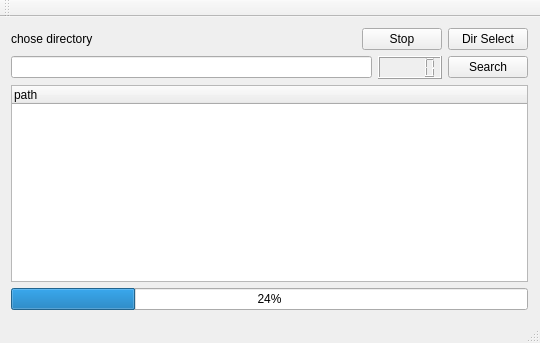
<?xml version="1.0" encoding="UTF-8"?>
<ui version="4.0">
 <class>MainWindow</class>
 <widget class="QMainWindow" name="MainWindow">
  <property name="geometry">
   <rect>
    <x>0</x>
    <y>0</y>
    <width>540</width>
    <height>343</height>
   </rect>
  </property>
  <property name="windowTitle">
   <string>MainWindow</string>
  </property>
  <widget class="QWidget" name="centralWidget">
   <layout class="QVBoxLayout" name="verticalLayout">
    <property name="sizeConstraint">
     <enum>QLayout::SetDefaultConstraint</enum>
    </property>
    <property name="rightMargin">
     <number>12</number>
    </property>
    <item>
     <layout class="QHBoxLayout" name="horizontalLayout_2">
      <item>
       <widget class="QLabel" name="label">
        <property name="text">
         <string>chose directory</string>
        </property>
       </widget>
      </item>
      <item>
       <widget class="QPushButton" name="IndexStop">
        <property name="sizePolicy">
         <sizepolicy hsizetype="Fixed" vsizetype="Fixed">
          <horstretch>0</horstretch>
          <verstretch>0</verstretch>
         </sizepolicy>
        </property>
        <property name="text">
         <string>Stop</string>
        </property>
       </widget>
      </item>
      <item>
       <widget class="QPushButton" name="SelectDirectory">
        <property name="sizePolicy">
         <sizepolicy hsizetype="Fixed" vsizetype="Fixed">
          <horstretch>0</horstretch>
          <verstretch>0</verstretch>
         </sizepolicy>
        </property>
        <property name="text">
         <string>Dir Select</string>
        </property>
       </widget>
      </item>
     </layout>
    </item>
    <item>
     <layout class="QHBoxLayout" name="horizontalLayout">
      <item>
       <widget class="QLineEdit" name="MatchString"/>
      </item>
      <item>
       <widget class="QLCDNumber" name="lcdNumber"/>
      </item>
      <item>
       <widget class="QPushButton" name="StartStopSearch">
        <property name="sizePolicy">
         <sizepolicy hsizetype="Fixed" vsizetype="Fixed">
          <horstretch>0</horstretch>
          <verstretch>0</verstretch>
         </sizepolicy>
        </property>
        <property name="text">
         <string>Search</string>
        </property>
       </widget>
      </item>
     </layout>
    </item>
    <item>
     <widget class="QTreeWidget" name="treeWidget">
      <column>
       <property name="text">
        <string>path</string>
       </property>
      </column>
     </widget>
    </item>
    <item>
     <widget class="QProgressBar" name="progressBar">
      <property name="value">
       <number>24</number>
      </property>
     </widget>
    </item>
   </layout>
  </widget>
  <widget class="QMenuBar" name="menuBar">
   <property name="geometry">
    <rect>
     <x>0</x>
     <y>0</y>
     <width>540</width>
     <height>22</height>
    </rect>
   </property>
  </widget>
  <widget class="QToolBar" name="mainToolBar">
   <attribute name="toolBarArea">
    <enum>TopToolBarArea</enum>
   </attribute>
   <attribute name="toolBarBreak">
    <bool>false</bool>
   </attribute>
  </widget>
  <widget class="QStatusBar" name="statusBar"/>
 </widget>
 <layoutdefault spacing="6" margin="11"/>
 <resources/>
 <connections/>
</ui>
